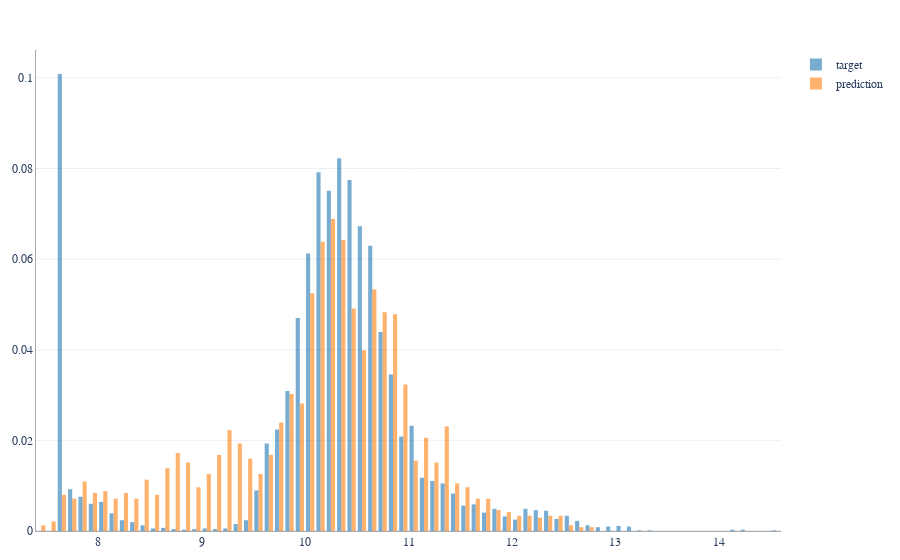

Notebook source saved alongside this figure:
### Code cell
# sns.histplot(y_pred, label='prediction', color='red', alpha=0.5, bins=50)
# sns.histplot(y_val, label='target', color='blue',  alpha=0.5, bins=50)
# plt.legend()

# make overlay histogram between y_train and y_pred
fig = go.Figure()
fig.add_trace(go.Histogram(x=y_train, histnorm='probability', name='target', opacity=0.6))
fig.add_trace(go.Histogram(x=y_pred, histnorm='probability', name='prediction', opacity=0.6))
fig.show()

### Figure 1 — Plotly figure (JSON) as saved in the notebook; plotly's stock layout.template omitted (floating-point values rounded to 4 significant figures; data arrays with more than 128 entries replaced by an {"elided": "..."} marker saying what was removed)
{"data": [{"histnorm": "probability", "name": "target", "opacity": 0.6, "type": "histogram", "x": {"elided": "7150 float values"}}, {"histnorm": "probability", "name": "prediction", "opacity": 0.6, "type": "histogram", "x": {"elided": "2382 float values"}}], "layout": {}}
